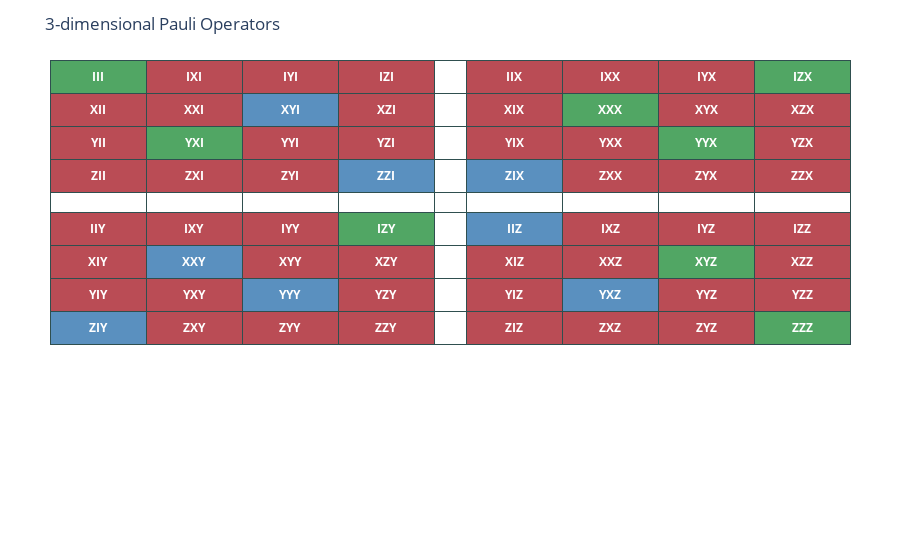

The cell this chart's notebook holds for it:
### Code cell
draw_3_dim_paulis_with_value_assignment(value_assigment_3_1_ex_2)

### Figure 1 — Plotly figure (JSON) as saved in the notebook; plotly's stock layout.template omitted (floating-point values rounded to 4 significant figures)
{"data": [{"cells": {"align": ["center"], "fill": {"color": [["#BA4C55", "#BA4C55", "#BA4C55", "white", "#BA4C55", "#BA4C55", "#BA4C55", "#5A90BF"], ["#BA4C55", "#51A664", "#BA4C55", "white", "#BA4C55", "#5A90BF", "#BA4C55", "#BA4C55"], ["#5A90BF", "#BA4C55", "#BA4C55", "white", "#BA4C55", "#BA4C55", "#5A90BF", "#BA4C55"], ["#BA4C55", "#BA4C55", "#5A90BF", "white", "#51A664", "#BA4C55", "#BA4C55", "#BA4C55"], ["white", "white", "white", "white", "white", "white", "white", "white"], ["#BA4C55", "#BA4C55", "#5A90BF", "white", "#5A90BF", "#BA4C55", "#BA4C55", "#BA4C55"], ["#51A664", "#BA4C55", "#BA4C55", "white", "#BA4C55", "#BA4C55", "#5A90BF", "#BA4C55"], ["#BA4C55", "#51A664", "#BA4C55", "white", "#BA4C55", "#51A664", "#BA4C55", "#BA4C55"], ["#BA4C55", "#BA4C55", "#BA4C55", "white", "#BA4C55", "#BA4C55", "#BA4C55", "#51A664"]]}, "font": {"color": "white", "size": 12}, "line": {"color": ["darkslategray"]}, "values": [["<b>XII</b>", "<b>YII</b>", "<b>ZII</b>", "<b></b>", "<b>IIY</b>", "<b>XIY</b>", "<b>YIY</b>", "<b>ZIY</b>"], ["<b>XXI</b>", "<b>YXI</b>", "<b>ZXI</b>", "<b></b>", "<b>IXY</b>", "<b>XXY</b>", "<b>YXY</b>", "<b>ZXY</b>"], ["<b>XYI</b>", "<b>YYI</b>", "<b>ZYI</b>", "<b></b>", "<b>IYY</b>", "<b>XYY</b>", "<b>YYY</b>", "<b>ZYY</b>"], ["<b>XZI</b>", "<b>YZI</b>", "<b>ZZI</b>", "<b></b>", "<b>IZY</b>", "<b>XZY</b>", "<b>YZY</b>", "<b>ZZY</b>"], ["<b></b>", "<b></b>", "<b></b>", "<b></b>", "<b></b>", "<b></b>", "<b></b>", "<b></b>"], ["<b>XIX</b>", "<b>YIX</b>", "<b>ZIX</b>", "<b></b>", "<b>IIZ</b>", "<b>XIZ</b>", "<b>YIZ</b>", "<b>ZIZ</b>"], ["<b>XXX</b>", "<b>YXX</b>", "<b>ZXX</b>", "<b></b>", "<b>IXZ</b>", "<b>XXZ</b>", "<b>YXZ</b>", "<b>ZXZ</b>"], ["<b>XYX</b>", "<b>YYX</b>", "<b>ZYX</b>", "<b></b>", "<b>IYZ</b>", "<b>XYZ</b>", "<b>YYZ</b>", "<b>ZYZ</b>"], ["<b>XZX</b>", "<b>YZX</b>", "<b>ZZX</b>", "<b></b>", "<b>IZZ</b>", "<b>XZZ</b>", "<b>YZZ</b>", "<b>ZZZ</b>"]]}, "columnwidth": [3, 3, 3, 3, 1, 3, 3, 3, 3], "header": {"align": ["center"], "fill": {"color": ["#51A664", "#BA4C55", "#BA4C55", "#BA4C55", "white", "#BA4C55", "#BA4C55", "#BA4C55", "#51A664"]}, "font": {"color": "white", "size": 12}, "line": {"color": "darkslategray"}, "values": ["<b>III</b>", "<b>IXI</b>", "<b>IYI</b>", "<b>IZI</b>", "<b></b>", "<b>IIX</b>", "<b>IXX</b>", "<b>IYX</b>", "<b>IZX</b>"]}, "type": "table"}], "layout": {"margin": {"b": 50, "l": 50, "r": 50, "t": 60}, "showlegend": false, "title": {"text": "3-dimensional Pauli Operators"}}}
